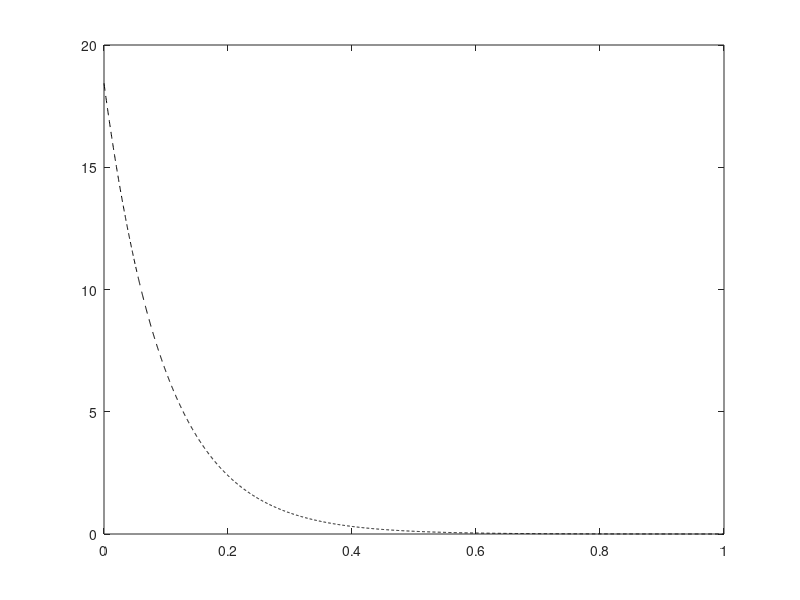
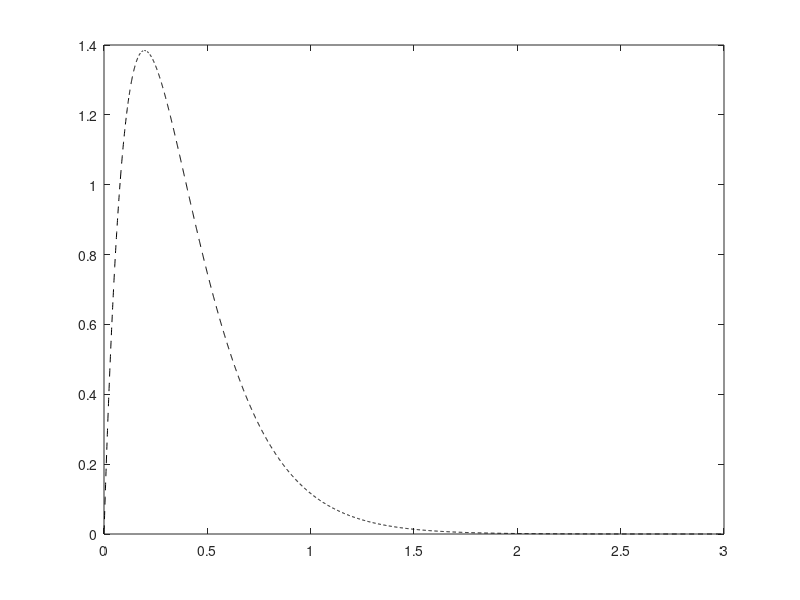
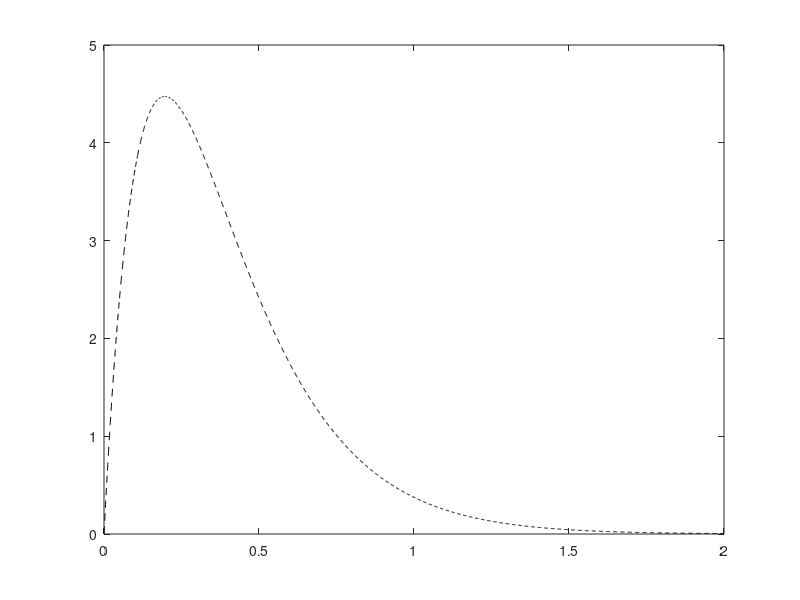

MATLAB code for these plots, in order: (Note: this script raises an error after producing the figures.)
%% Clean up
close all;
clear variables;
clc;
format;

%% Parameters
n = 4;
N = 2000;
Z = 10;
a = 10.22;%3.983;
x1 = logspace(0,log10(1+1),N)-1;
x1 = x1';
x2 = logspace(0,log10(3+1),N)-1;
x2 = x2';
x3 = logspace(0,log10(2+1),N)-1;
x3 = x3';
A  = logical([ones(1,n) zeros(1,n)]);
C  = logical([zeros(1,n) ones(1,n)]);

% Limits on the coefficients.
lowerC = -1e2;
upperC =  1e2;
lowerA =    0;
upperA =  1e4;
lower = @(n) [ones(1,n)*lowerA ones(1,n)*lowerC];
upper = @(n) [ones(1,n)*upperA ones(1,n)*upperC];


%% Wave function
% Node-less Slater type orbitals
norm1S = sqrt(a^3/pi);
norm2S = (1/4.)*sqrt(a^5/(6*pi));
norm2P = (1/8.)*sqrt(a^7/(15*pi));
s1 = @(x) norm1S .* exp(-a.*x);
s2 = @(x) norm2S .* x .* exp(-a * 0.5 .* x);
p2 = @(x) norm2P .* x .* exp(-a * 0.5 .* x);
y1 = s1(x1);
y2 = s2(x2);
y3 = p2(x3);

% Prepare figures for plotting. 
figure(1);
plot(x1,y1,'k--','DisplayName','1s');
hold on;
figure(2);
plot(x2,y2,'k--','DisplayName','2s');
hold on;
figure(3);
plot(x3,y3,'k--','DisplayName','2p');
hold on;


%% Primitive function
g = @(c,a,x) c*exp(-a*x.^2);


%% STO-nG
% 1s orbital 
functionalForm = {'c1*exp(-a1*x.^2)',
                  'c1*exp(-a1*x.^2)+c2*exp(-a2*x.^2)',
                  'c1*exp(-a1*x.^2)+c2*exp(-a2*x.^2)+c3*exp(-a3*x.^2)',
                  'c1*exp(-a1*x.^2)+c2*exp(-a2*x.^2)+c3*exp(-a3*x.^2)+c4*exp(-a4*x.^2)',
                  'c1*exp(-a1*x.^2)+c2*exp(-a2*x.^2)+c3*exp(-a3*x.^2)+c4*exp(-a4*x.^2)+c5*exp(-a5*x.^2)',
                  'c1*exp(-a1*x.^2)+c2*exp(-a2*x.^2)+c3*exp(-a3*x.^2)+c4*exp(-a4*x.^2)+c5*exp(-a5*x.^2)+c6*exp(-a6*x.^2)',
                  'c1*exp(-a1*x.^2)+c2*exp(-a2*x.^2)+c3*exp(-a3*x.^2)+c4*exp(-a4*x.^2)+c5*exp(-a5*x.^2)+c6*exp(-a6*x.^2)+c7*exp(-a7*x.^2)'};
%%
f = fit(x1,y1,functionalForm{n},...
        'StartPoint',randn([2*n 1]),...
        'Lower',lower(n),...
        'Upper',upper(n),...
        'Algorithm','Trust-Region',...
        'Normalize','off',...
        'MaxIter',1e5,...
        'MaxFunEvals',1e5,...
        'DiffMinChange',1e-8,...
        'DiffMaxChange',0.1,...
        'Robust','LAR',...
        'TolFun',1e-6,...
        'TolX',1e-6)
ca1 = coeffvalues(f);
a1  = ca1(A);
c1  = ca1(C);
STO1= g(c1(1),a1(1),x1);
for i=2:n
    STO1 = STO1 + g(c1(i),a1(i),x1);
end
figure(1);
plot(x1,STO1,'DisplayName',strcat('STO-',num2str(n),'G'));

c = c1;
a = a1;

%% 
if Z > 3
    % 2s orbital 
    f = fit(x2,y2,functionalForm{n},...
            'StartPoint',randn([2*n 1]),...
            'Lower',lower(n),...
            'Upper',upper(n),...
            'Algorithm','Trust-Region',...
            'Normalize','off',...
            'MaxIter',1e5,...
            'MaxFunEvals',1e5,...
            'DiffMinChange',1e-8,...
            'DiffMaxChange',0.1,...
            'Robust','LAR',...
            'TolFun',1e-6,...
            'TolX',1e-6)
    ca2 = coeffvalues(f);
    a2  = ca2(A);
    c2  = ca2(C);
    STO2= g(c2(1),a2(1),x2);
    for i=2:n
        STO2 = STO2 + g(c2(i),a2(i),x2);
    end

    figure(2);
    plot(x2,STO2,'DisplayName',strcat('STO-',num2str(n),'G'));


    c = [c1;c2];
    a = [a1;a2];
end


%%
if Z > 5
    % 2p orbital 
    ca3 = coeffvalues(f);
    a3  = ca3(A);
    c3  = ca3(C);
    
    % No need to fit another function, we can simply take the old
    % coefficients for 2S and rescale them according to the 2P
    % normalization constant.
    c3  = c3 .* (norm2P/norm2S);
    STO3= g(c3(1),a3(1),x3);
    for i=2:n
        STO3 = STO3 + g(c3(i),a3(i),x3);
    end

    figure(3);
    plot(x3,STO3,'DisplayName',strcat('STO-',num2str(n),'G'));


    c = [c1;c2;c3];
    a = [a1;a2;a3];
end


%% 
writeBasisToFile(Z,n,c,a);


%% Plot esthetics
for i=1:3
    figure(i);
    h = legend('show');
    set(h,'FontSize',18,'interpreter','latex');
end



